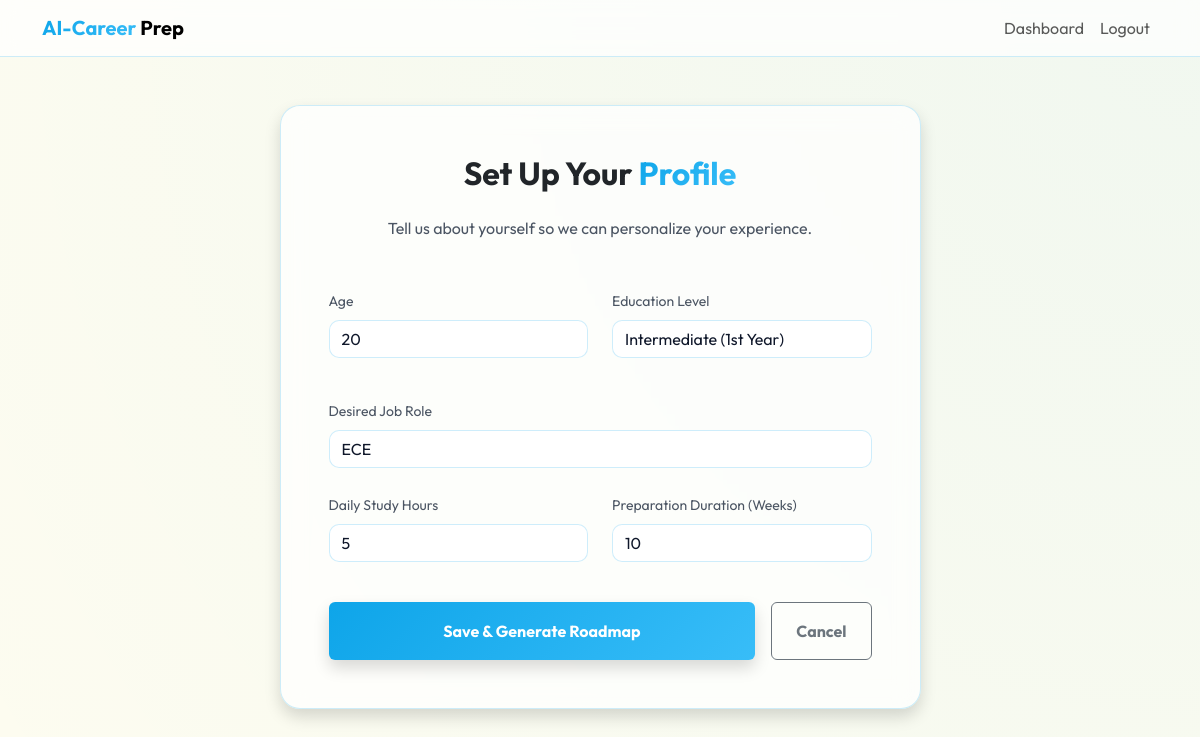
The app's page /onboarding (signed in) with its own data.
### models.py (models this page shows)
class User(UserMixin, db.Model):
    id = db.Column(db.Integer, primary_key=True)
    username = db.Column(db.String(150), unique=True, nullable=False)
    email = db.Column(db.String(150), unique=True, nullable=False)
    password = db.Column(db.String(500), nullable=False)
    age = db.Column(db.Integer)
    education_level = db.Column(db.String(100))
    available_time = db.Column(db.String(100)) # e.g., "Full-time", "2 hours/day"
    desired_role = db.Column(db.String(100))
    prep_weeks = db.Column(db.Integer, default=1)
    readiness_score = db.Column(db.Integer, default=0)
    completed_modules = db.Column(db.String(500), default="") # Comma-separated indices
    reset_token = db.Column(db.String(100), unique=True)
    reset_token_expiry = db.Column(db.DateTime)
    sessions = db.relationship('InterviewSession', backref='user', lazy=True)

### app.py (the view, shortened to what this page needs)
    @app.route('/onboarding', methods=['GET', 'POST'])
    @login_required
    def onboarding():
        role_query = request.args.get('role', '')
        from models import UserProgress
        return render_template('onboarding.html', role_query=role_query)

### templates/onboarding.html (shortened to what this page needs)
{% extends "base.html" %}
{% block content %}
<div class="row justify-content-center">
    <div class="col-md-7">
        <div class="card card-glass p-5 shadow">
            <h2 class="text-center mb-4 fw-bold">Set Up Your <span class="gradient-text">Profile</span></h2>
            <p class="text-center text-muted mb-5">Tell us about yourself so we can personalize your experience.</p>
            <form method="POST">
                <div class="row mb-4">
                    <div class="col-md-6 mb-3">
                        <label class="form-label text-muted small">Age</label>
                        <input type="number" name="age" class="form-control" placeholder="e.g. 21" value="{{ current_user.age or '' }}" required>
                    </div>
                    <div class="col-md-6 mb-3">
                        <label class="form-label text-muted small">Education Level</label>
                        <select name="education_level" class="form-select form-control" required>
                            <option value="Intermediate (1st Year)" {% if current_user.education_level == 'Intermediate (1st Year)' %}selected{% endif %}>Intermediate (1st Year)</option>
                        </select>
                    </div>
                </div>
                <div class="mb-4">
                    <label class="form-label text-muted small">Desired Job Role</label>
                    <input type="text" name="desired_role" class="form-control" placeholder="e.g. Software Engineer" value="{{ role_query or current_user.desired_role or '' }}" required>
                </div>
                <div class="row mb-4">
                    <div class="col-md-6 mb-3">
                        <label class="form-label text-muted small">Daily Study Hours</label>
                        <input type="number" name="available_time" class="form-control" placeholder="e.g. 4" min="1" max="24" value="{{ current_user.available_time or '' }}" required>
                    </div>
                    <div class="col-md-6 mb-3">
                        <label class="form-label text-muted small">Preparation Duration (Weeks)</label>
                        <input type="number" name="prep_weeks" class="form-control" placeholder="e.g. 4" min="1" max="52" value="{{ current_user.prep_weeks or 1 }}" required>
                    </div>
                </div>
                <div class="d-flex gap-3 mt-2">
                    <button type="submit" class="btn btn-primary w-100 py-3 fw-bold shadow">Save & Generate Roadmap</button>
                    {% if current_user.desired_role %}
                    <a href="{{ url_for('dashboard') }}" class="btn btn-outline-secondary px-4 py-3 fw-bold">Cancel</a>
                    {% endif %}
                </div>
            </form>
        </div>
    </div>
</div>
{% endblock %}

### static/css/style.css (style rules this page uses)
:root { --sky-blue: #0ea5e9; --sky-blue-hover: #0284c7; --cream-bg: #fdfcf0; --deep-slate: #0f172a; --glass-bg: rgba(255, 255, 255, 0.85); --glass-border: rgba(14, 165, 233, 0.15); --primary-gradient: linear-gradient(135deg, #0ea5e9 0%, #38bdf8 100%); }
body { background-color: var(--cream-bg); background-image: radial-gradient(circle at top right, rgba(14, 165, 233, 0.05), transparent); color: var(--deep-slate); min-height: 100vh; }
.card-glass { background: var(--glass-bg); backdrop-filter: blur(12px); border: 1px solid var(--glass-border); border-radius: 20px; box-shadow: 0 10px 30px rgba(14, 165, 233, 0.08); transition: transform 0.3s ease, box-shadow 0.3s ease; }
.gradient-text { background: var(--primary-gradient); -webkit-background-clip: text; background-clip: text; -webkit-text-fill-color: transparent; }
.form-control { background: white; border: 1px solid rgba(14, 165, 233, 0.2); color: var(--deep-slate); border-radius: 10px; }
.text-muted { color: #4b5563 !important; }

### templates/base.html (style rules this page uses)
:root { --sky-blue: #0ea5e9; --sky-blue-hover: #0284c7; --cream-bg: #fdfcf0; --deep-slate: #0f172a; --glass-bg: rgba(255, 255, 255, 0.7); --glass-border: rgba(14, 165, 233, 0.2); --primary-gradient: linear-gradient(135deg, #0ea5e9 0%, #38bdf8 100%); }
body { font-family: 'Outfit', sans-serif; background-color: var(--cream-bg); color: var(--deep-slate); min-height: 100vh; }
.btn-primary { background: var(--primary-gradient); border: none; box-shadow: 0 4px 15px rgba(14, 165, 233, 0.3); color: white !important; }

### records on screen
User: age "20", education_level "Intermediate (1st Year)", desired_role "ECE", available_time "5", prep_weeks "10"
